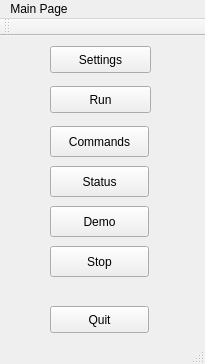
<?xml version="1.0" encoding="UTF-8"?>
<ui version="4.0">
 <class>BitcoinServer</class>
 <widget class="QMainWindow" name="BitcoinServer">
  <property name="geometry">
   <rect>
    <x>0</x>
    <y>0</y>
    <width>205</width>
    <height>364</height>
   </rect>
  </property>
  <property name="windowTitle">
   <string>BitcoinServer</string>
  </property>
  <widget class="QWidget" name="centralWidget">
   <widget class="QPushButton" name="pushButton">
    <property name="geometry">
     <rect>
      <x>50</x>
      <y>270</y>
      <width>99</width>
      <height>27</height>
     </rect>
    </property>
    <property name="text">
     <string>Quit</string>
    </property>
   </widget>
   <widget class="QPushButton" name="pushButton_2">
    <property name="geometry">
     <rect>
      <x>50</x>
      <y>10</y>
      <width>101</width>
      <height>27</height>
     </rect>
    </property>
    <property name="text">
     <string>Settings</string>
    </property>
   </widget>
   <widget class="QPushButton" name="pushButton_3">
    <property name="geometry">
     <rect>
      <x>50</x>
      <y>50</y>
      <width>101</width>
      <height>27</height>
     </rect>
    </property>
    <property name="text">
     <string>Run</string>
    </property>
   </widget>
   <widget class="QPushButton" name="pushButton_4">
    <property name="geometry">
     <rect>
      <x>50</x>
      <y>210</y>
      <width>99</width>
      <height>31</height>
     </rect>
    </property>
    <property name="text">
     <string>Stop</string>
    </property>
   </widget>
   <widget class="QPushButton" name="pushButton_5">
    <property name="geometry">
     <rect>
      <x>50</x>
      <y>130</y>
      <width>99</width>
      <height>31</height>
     </rect>
    </property>
    <property name="text">
     <string>Status</string>
    </property>
   </widget>
   <widget class="QPushButton" name="pushButton_6">
    <property name="geometry">
     <rect>
      <x>50</x>
      <y>90</y>
      <width>99</width>
      <height>31</height>
     </rect>
    </property>
    <property name="text">
     <string>Commands</string>
    </property>
   </widget>
   <widget class="QPushButton" name="pushButton_7">
    <property name="geometry">
     <rect>
      <x>50</x>
      <y>170</y>
      <width>99</width>
      <height>31</height>
     </rect>
    </property>
    <property name="text">
     <string>Demo</string>
    </property>
   </widget>
  </widget>
  <widget class="QMenuBar" name="menuBar">
   <property name="geometry">
    <rect>
     <x>0</x>
     <y>0</y>
     <width>205</width>
     <height>25</height>
    </rect>
   </property>
   <widget class="QMenu" name="menuMain_Page">
    <property name="title">
     <string>Main Page</string>
    </property>
   </widget>
   <addaction name="menuMain_Page"/>
  </widget>
  <widget class="QToolBar" name="mainToolBar">
   <attribute name="toolBarArea">
    <enum>TopToolBarArea</enum>
   </attribute>
   <attribute name="toolBarBreak">
    <bool>false</bool>
   </attribute>
  </widget>
  <widget class="QStatusBar" name="statusBar"/>
 </widget>
 <layoutdefault spacing="6" margin="11"/>
 <resources/>
 <connections/>
</ui>
